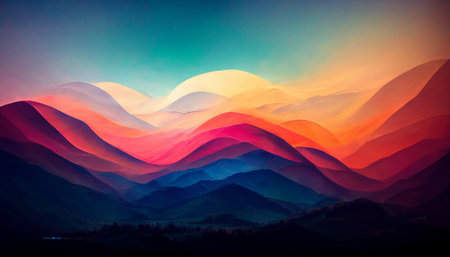
#> input picture 1-Array/ex05/landscape.jpg, 450 x 257 px
$ python pimp_image.py
#> lines starting #> are read from the running program, lines starting #| are printed output that depends on the picture
### 1-Array/ex05/load_image.py

import cv2
import os
# opencv
# BGR != RBG pillow


def ft_load(path: str):
    """function that loads an image, prints its format, and its pixels
    content in RGB format."""
#> called with path = 'landscape.jpg'
    try:
        if not os.path.exists(path):
            raise FileNotFoundError(": file not found")
        if not os.access(path, os.R_OK):
            raise PermissionError(": Permission denied")
    except FileNotFoundError as error:
        print(FileNotFoundError.__name__, error)
    except PermissionError as error:
        print(PermissionError.__name__, error)
    else:
        image = cv2.imread(path)
#> image is the input picture: shape (257, 450, 3); mean B, G, R 89.1, 79.1, 98.7
        cv2.imshow("image", image)
        print("The shape of the image is: ", image.shape)
#| The shape of the image is:  (257, 450, 3)
        im_rgb = cv2.cvtColor(image, cv2.COLOR_BGR2RGB)
        print(im_rgb)
#> (printed output is left out)
        cv2.waitKey(0)
        cv2.destroyAllWindows()
        return im_rgb


# [9 lines that do not run on import are left out]

### 1-Array/ex05/pimp_image.py
from load_image import ft_load
import cv2
# BGR != RBG pillow


def ft_invert(array):
    """Inverts the colors of the image received"""
    invert = cv2.bitwise_not(array)
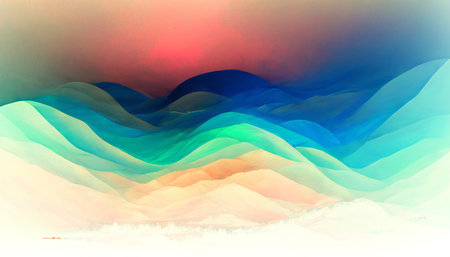
#> invert: shape (257, 450, 3); mean R, G, B 156.3, 175.9, 165.9
    cv2.imwrite("invert.jpeg", invert)
    return invert


# set blue and green channels to 0
def ft_red(array):
    """Apply a red filter to the image received"""
    r = array.copy()
    r[:, :, 0] = 0
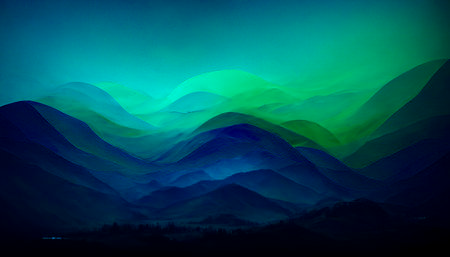
#> r: shape (257, 450, 3); mean R, G, B 0, 79.1, 89.1
    r[:, :, 1] = 0
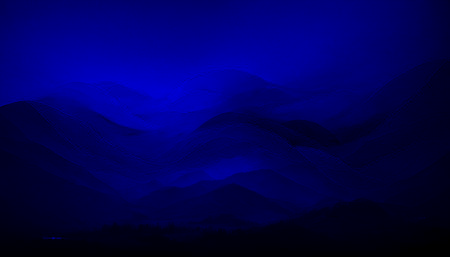
#> r: shape (257, 450, 3); mean R, G, B 0, 0, 89.1
    cv2.imwrite("red.jpeg", r)
    print("red shape is the same: ", r.shape)
#| red shape is the same:  (257, 450, 3)
    return r


def ft_green(array):
    """Apply a green filter to the image received"""
    g = array.copy()
    g[:, :, 0] = 0
    g[:, :, 2] = 0
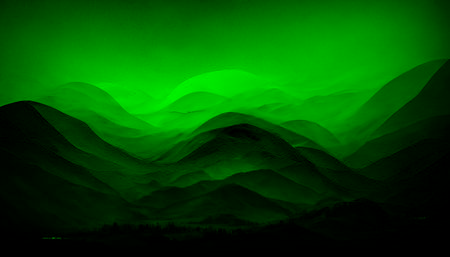
#> g: shape (257, 450, 3); mean R, G, B 0, 79.1, 0
    cv2.imwrite("green.jpeg", g)
    return g


def ft_blue(array):
    """Apply a blue filter to the image received"""
    b = array.copy()
    b[:, :, 1] = 0
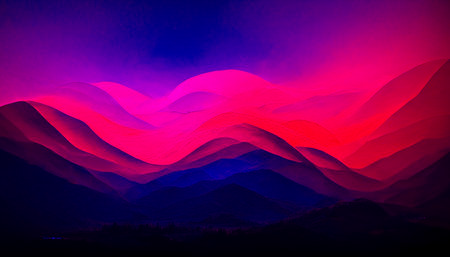
#> b: shape (257, 450, 3); mean R, G, B 98.7, 0, 89.1
    b[:, :, 2] = 0
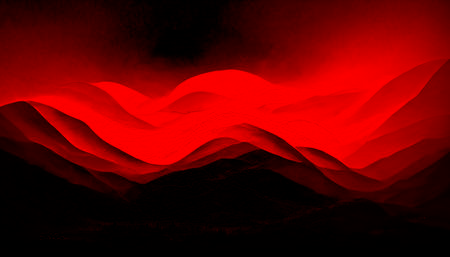
#> b: shape (257, 450, 3); mean R, G, B 98.7, 0, 0
    cv2.imwrite("blue.jpeg", b)
    return b


def ft_grey(array):
    """Converting the image received to gray scale """
    grey = cv2.cvtColor(array, cv2.COLOR_BGR2GRAY)
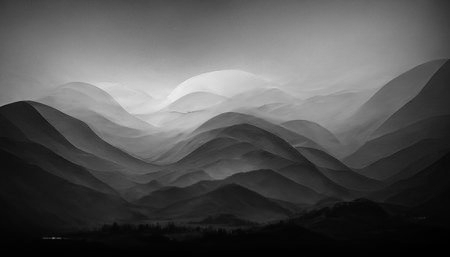
#> grey: shape (257, 450); min 0, max 238, mean 84.4
    cv2.imwrite("grey.jpeg", grey)
    return grey


if __name__ == "__main__":
    array = ft_load("landscape.jpg")
    ft_invert(array)
    ft_red(array)
    ft_green(array)
    ft_blue(array)
    ft_grey(array)
    print(ft_invert.__doc__)
